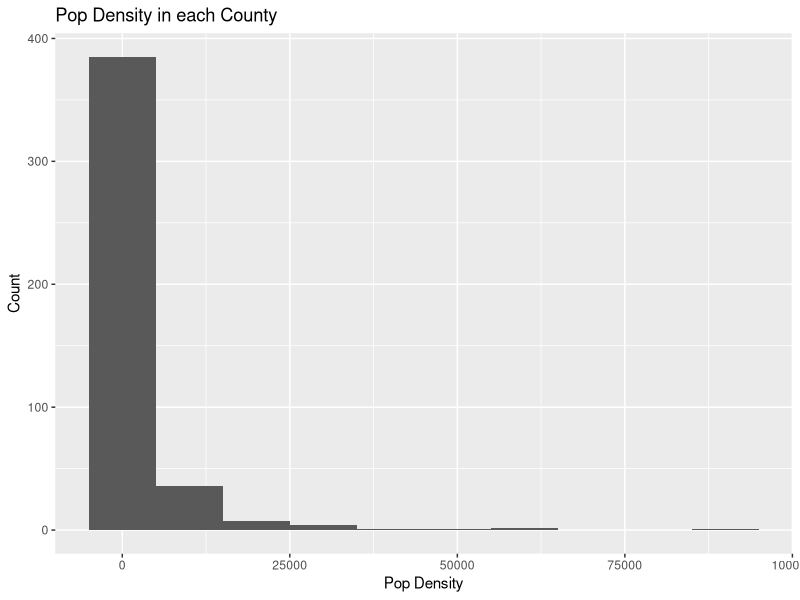
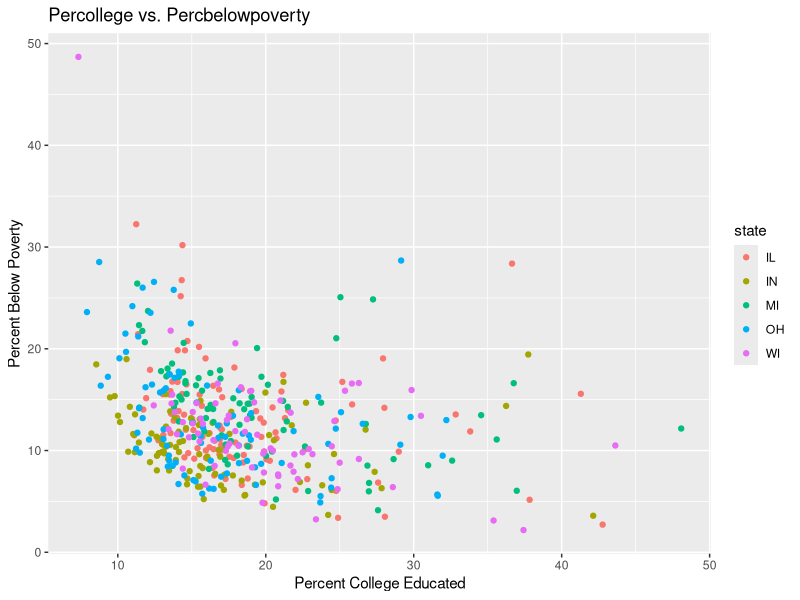
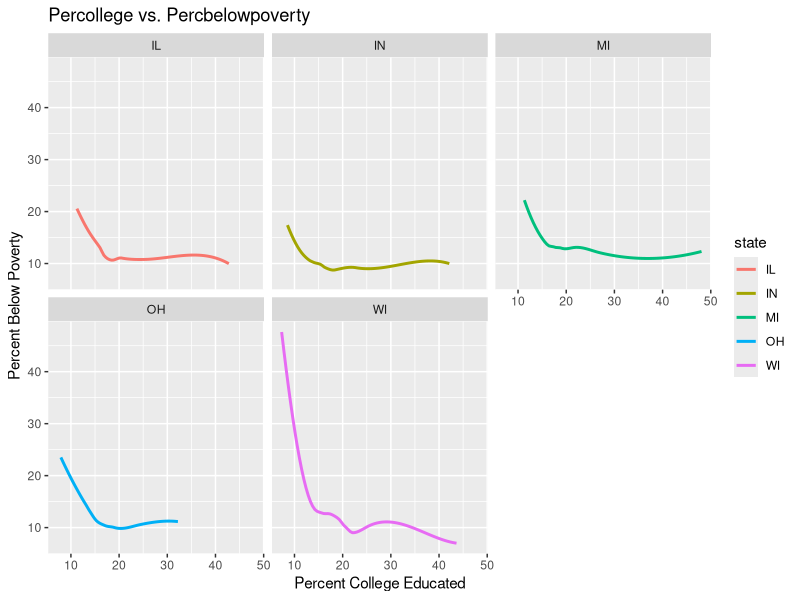

The R script that drew these images, in order:
## ---- chunk 1
#| label: load-packages
#| message: false

library(tidyverse)
library(viridis)
## ---- chunk 2
#| label: Histogram for population density of counties

ggplot(midwest) +
  geom_histogram( aes( popdensity ), binwidth = 10000) +
  labs(
    x= "Pop Density",
    y = "Count",
    title = "Pop Density in each County",
  )

## ---- chunk 3
#| label: Scatterplot for the percentage of people with a college degree (percollege) versus percentage below poverty (percbelowpoverty)

ggplot(midwest, aes( x= percollege, y= percbelowpoverty, color= state ) ) +
  geom_point(show.legend= TRUE) +
labs(
    x= "Percent College Educated",
    y = "Percent Below Poverty",
    title = "Percollege vs. Percbelowpoverty")
  


## ---- chunk 4
#| label: Ex-4, using facet_wrap

ggplot(midwest, aes( x= percollege, y= percbelowpoverty, color= state ) ) +
  geom_smooth( se= FALSE, show.legend= TRUE) +
labs(
    x= "Percent College Educated",
    y = "Percent Below Poverty",
    title = "Percollege vs. Percbelowpoverty")+
  facet_wrap('state')
  
## ---- chunk 5

## ---- chunk 6

## ---- chunk 7

